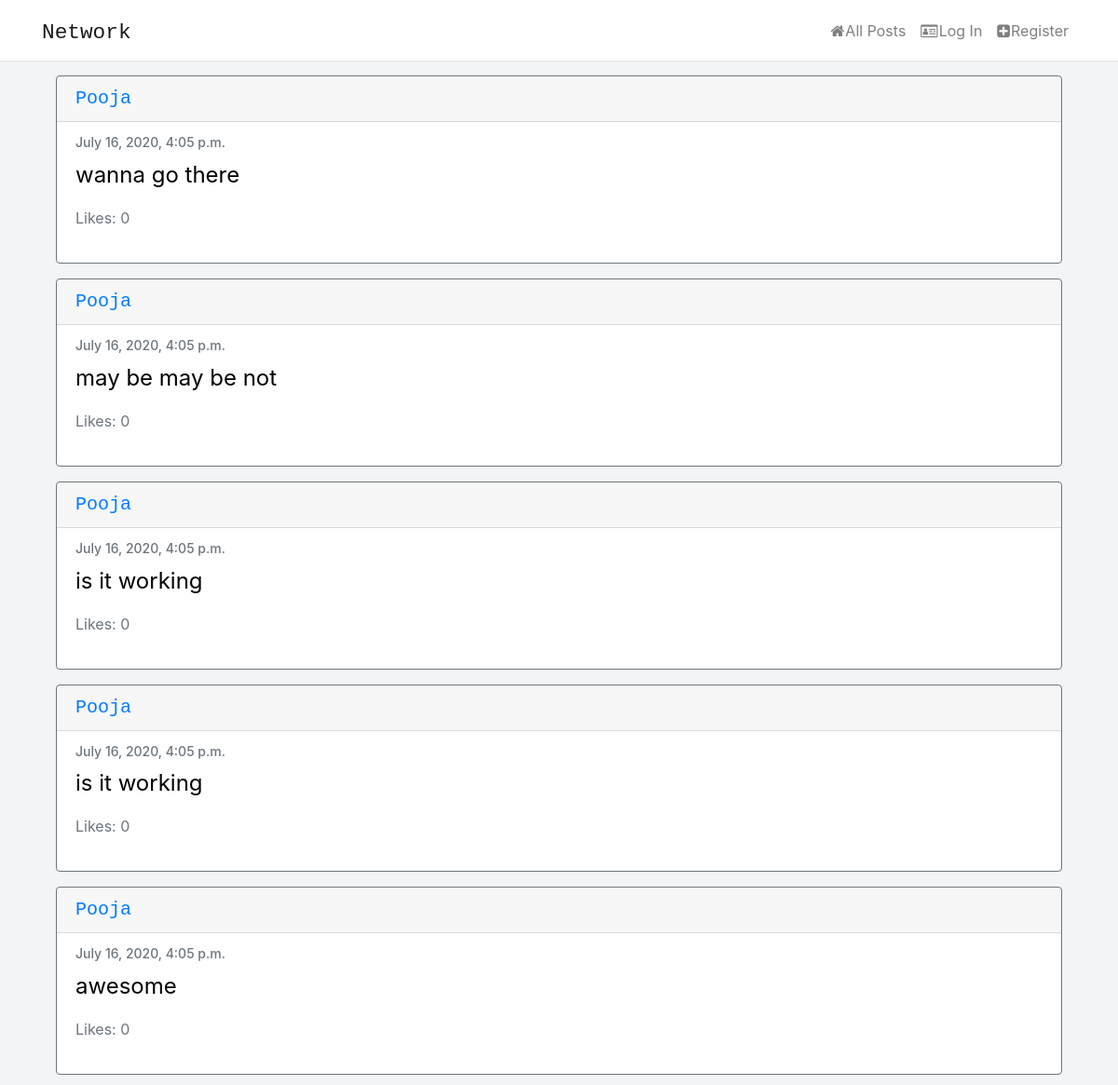
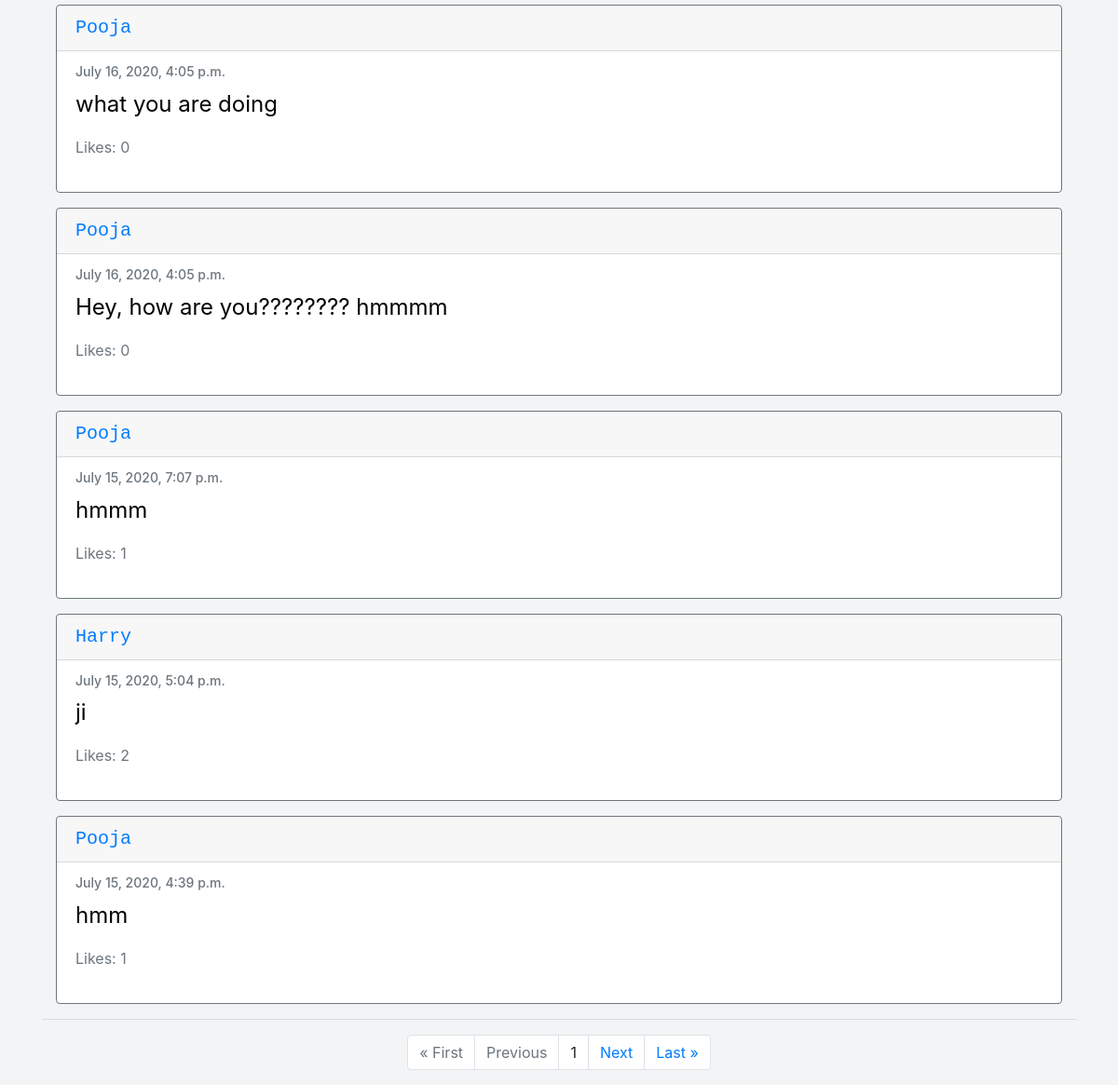
The page / on the database its author committed (2 pictures, top to bottom).
### network/models.py (models this page shows, shortened)
class Post(models.Model):
    content = models.CharField(max_length=255)
    user = models.ForeignKey('User', on_delete=models.CASCADE, related_name='author')
    date = models.DateTimeField(default=datetime.now())
    liked = models.ManyToManyField('User', default = None, blank = True, related_name='post_likes')

class User(AbstractUser):
    pass

### network/views.py (the view)
# urls.py: path("", views.index, name="index"),
def index(request):
    posts = Post.objects.all().order_by('id').reverse()
    paginator = Paginator(posts, 10)
    page_number = request.GET.get('page')
    page_obj = paginator.get_page(page_number)
    return render(request, "network/index.html", {'page_obj': page_obj})

### network/templates/network/index.html
{% extends "network/layout.html" %}
{% load static %}
{% block body %}
{% for post in page_obj %}
<div class="card border-secondary mb-3" style="width:auto; margin:15px;">
    <h5 class="card-header"><a href="{% url 'profile' username=post.user %}">{{post.user|title}}</a></h5>
    <div class="card-body text-secondary">
      <h6 class="card-subtitle mb-2 text-muted">{{post.date}}</h6>
      <p class="card-text">{{post.content}}</p>
        {% if user.is_authenticated %}
            {% if request.user == post.user %}
            <a href="{% url 'edit' post_id=post.id%}" class="edit" style="right: 20px;">Edit</a>
            {% elif request.user in post.liked.all %}
            <a class="likebutton" href="#" data-catid="{{ post.id }}" id="{{post.id}}" data-total="{{post.liked.all.count}}"  data-value="Unlike" value="submit"><i class="fa fa-heart" id="heart{{post.id}}" style="margin-right: 4px; color:red;"></i><span id="liked{{post.id}}">{{post.liked.all.count}}</span></a>
            {% else %}
            <a class="likebutton" href="#" data-catid="{{ post.id }}" id="{{post.id}}" data-total="{{post.liked.all.count}}"  data-value="Like" value="submit"><i class="fa fa-heart" id="heart{{post.id}}" style="margin-right: 4px; color:black;"></i><span id="liked{{post.id}}">{{post.liked.all.count}}</span></a>
            {% endif %}
        {% else %}
            <p>Likes: {{post.liked.all.count}}</p>
        {% endif %}
    </div>
</div>
{% endfor %}
    <hr>
        <div class="container">
            <ul class="pagination justify-content-center">
                {% if page_obj.has_previous %}
                    <li class="page-item"><a href="?page=1" class="page-link">&laquo; First</a></li>
                    <li class="page-item"><a href="?page={{ page_obj.previous_page_number }}" class="page-link">Previous</a></li>
                {% else %}
                <li class="page-item disabled"><a class="page-link">&laquo; First</a></li>
                <li class="page-item disabled"><a class="page-link">Previous</a></li>
                {% endif %}
                    <li class="page-item"><a class="page-link">{{ page_obj.number }}</a></li>
                {% if page_obj.has_next %}
                <li class="page-item"><a href="?page={{ page_obj.next_page_number }}" class="page-link">Next</a></li>
                <li class="page-item"><a href="?page={{ page_obj.paginator.num_pages }}" class="page-link">Last &raquo;</a></li>
                {% else %}
                <li class="page-item disabled"><a class="page-link">Next</a></li>
                <li class="page-item disabled"><a class="page-link">Last &raquo;</a></li>
                {% endif %}
            </ul>
        </div>
{% endblock %}

### network/templates/network/layout.html (shortened to what this page needs)
{% load static %}
<!DOCTYPE html>
<html lang="en">
    <head>
        <link rel="stylesheet" href="https://stackpath.bootstrapcdn.com/bootstrap/4.4.1/css/bootstrap.min.css">
        <link href="{% static 'network/styles.css' %}" rel="stylesheet">
        <link rel="stylesheet" href="https://cdnjs.cloudflare.com/ajax/libs/font-awesome/4.7.0/css/font-awesome.min.css">
    </head>
    <body>
            <nav class="navbar navbar-expand-lg navbar-light bg-light">
                <div class="container">
                    <a class="navbar-brand network" href="{% url 'index' %}"><code>Network</code></a>
                    <div>
                        <ul class="navbar-nav mr-auto">
                            <li class="nav-item">
                            <a class="nav-link " href="{% url 'index' %}"><i class="fa fa-home" style="margin-right: 1px;"></i>All Posts</a>
                            </li>
                            {% if user.is_authenticated %}
                                <li class="nav-item">
                                    <a class="nav-link" href="{% url 'newpost' username=user.username %}"><i class="fa fa-pencil-square-o" style="margin-right: 1px;"></i>New Post</a>
                                </li>
                                <li class="nav-item">
                                    <a class="nav-link" href="{% url 'following' username=user.username %}"><i class="fa fa-heartbeat" style="margin-right: 1px;"></i>Following</a>
                                </li>
                                <li class="nav-item">
                                    <a class="nav-link" href="{% url 'logout' %}"><i class="fa fa-sign-out" style="margin-right: 1px;"></i>Logout</a>
                                </li>
                            {% else %}
                                <li class="nav-item">
                                    <a class="nav-link" href="{% url 'login' %}"><i class="fa fa-drivers-license-o" style="margin-right: 1px;"></i>Log In</a>
                                </li>
                                <li class="nav-item">
                                    <a class="nav-link" href="{% url 'register' %}"><i class="fa fa-plus-square" style="margin-right: 1px;"></i>Register</a>
                                </li>
                            {% endif %}
                        </ul>
                    </div>
                </div>
            </nav>
        <div class="container">
            <div class="body">
                {% block body %}
                {% endblock %}
            </div>
        </div>
</html>

### network/static/network/styles.css (style rules this page uses)
body { background-color: #f2f4f5; }
.navbar { background-color:white !important; border-bottom: solid #e1e4e6 1px; }
.card-header { font-size:20px; font-family: monospace; }
.card-subtitle { font-size:14px; }
.card-text { font-size:24px; color:black; }
.network { font-size: 26px; color:black; font-family: 'Franklin Gothic Medium', 'Arial Narrow', Arial, sans-serif; }

### rows shown on the page
Post: user "Pooja", date "July 16, 2020, 4:05 p.m.", content "wanna go there", liked.all.count "0"
Post: user "Pooja", date "July 16, 2020, 4:05 p.m.", content "may be may be not", liked.all.count "0"
Post: user "Pooja", date "July 16, 2020, 4:05 p.m.", content "is it working", liked.all.count "0"
Post: user "Pooja", date "July 16, 2020, 4:05 p.m.", content "is it working", liked.all.count "0"
Post: user "Pooja", date "July 16, 2020, 4:05 p.m.", content "awesome", liked.all.count "0"
Post: user "Pooja", date "July 16, 2020, 4:05 p.m.", content "what you are doing", liked.all.count "0"
Post: user "Pooja", date "July 16, 2020, 4:05 p.m.", content "Hey, how are you???????? hmmmm", liked.all.count "0"
Post: user "Pooja", date "July 15, 2020, 7:07 p.m.", content "hmmm", liked.all.count "1"
Post: user "Harry", date "July 15, 2020, 5:04 p.m.", content "ji", liked.all.count "2"
Post: user "Pooja", date "July 15, 2020, 4:39 p.m.", content "hmm", liked.all.count "1"

### other values the page prints
{{ page_obj.number }} "1"
